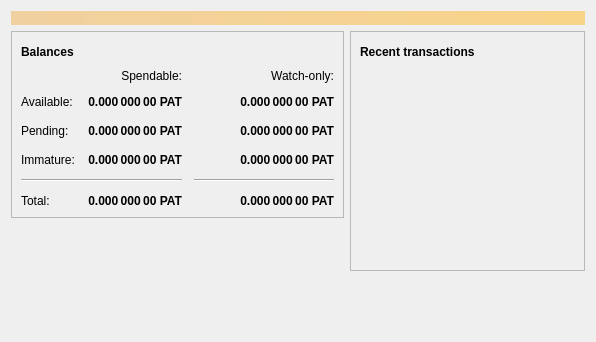
<?xml version="1.0" encoding="UTF-8"?>
<ui version="4.0">
 <class>OverviewPage</class>
 <widget class="QWidget" name="OverviewPage">
  <property name="geometry">
   <rect>
    <x>0</x>
    <y>0</y>
    <width>596</width>
    <height>342</height>
   </rect>
  </property>
  <property name="windowTitle">
   <string>Form</string>
  </property>
  <layout class="QVBoxLayout" name="topLayout">
   <item>
    <widget class="QLabel" name="labelAlerts">
     <property name="visible">
      <bool>false</bool>
     </property>
     <property name="styleSheet">
      <string notr="true">QLabel { background-color: qlineargradient(x1: 0, y1: 0, x2: 1, y2: 0, stop:0 #F0D0A0, stop:1 #F8D488); color:#000000; }</string>
     </property>
     <property name="wordWrap">
      <bool>true</bool>
     </property>
     <property name="margin">
      <number>3</number>
     </property>
     <property name="textInteractionFlags">
      <set>Qt::TextSelectableByMouse</set>
     </property>
    </widget>
   </item>
   <item>
    <layout class="QHBoxLayout" name="horizontalLayout" stretch="1,1">
     <item>
      <layout class="QVBoxLayout" name="verticalLayout_2">
       <item>
        <widget class="QFrame" name="frame">
         <property name="frameShape">
          <enum>QFrame::StyledPanel</enum>
         </property>
         <property name="frameShadow">
          <enum>QFrame::Raised</enum>
         </property>
         <layout class="QVBoxLayout" name="verticalLayout_4">
          <item>
           <layout class="QHBoxLayout" name="horizontalLayout_4">
            <item>
             <widget class="QLabel" name="label_5">
              <property name="font">
               <font>
                <weight>75</weight>
                <bold>true</bold>
               </font>
              </property>
              <property name="text">
               <string>Balances</string>
              </property>
             </widget>
            </item>
            <item>
             <widget class="QPushButton" name="labelWalletStatus">
              <property name="enabled">
               <bool>true</bool>
              </property>
              <property name="maximumSize">
               <size>
                <width>30</width>
                <height>16777215</height>
               </size>
              </property>
              <property name="toolTip">
               <string>The displayed information may be out of date. Your wallet automatically synchronizes with the Patcoin network after a connection is established, but this process has not completed yet.</string>
              </property>
              <property name="text">
               <string/>
              </property>
              <property name="icon">
               <iconset resource="../bitcoin.qrc">
                <normaloff>:/icons/warning</normaloff>
                <disabledoff>:/icons/warning</disabledoff>:/icons/warning</iconset>
              </property>
              <property name="iconSize">
               <size>
                <width>24</width>
                <height>24</height>
               </size>
              </property>
              <property name="flat">
               <bool>true</bool>
              </property>
             </widget>
            </item>
            <item>
             <spacer name="horizontalSpacer_3">
              <property name="orientation">
               <enum>Qt::Horizontal</enum>
              </property>
              <property name="sizeHint" stdset="0">
               <size>
                <width>40</width>
                <height>20</height>
               </size>
              </property>
             </spacer>
            </item>
           </layout>
          </item>
          <item>
           <layout class="QGridLayout" name="gridLayout">
            <property name="spacing">
             <number>12</number>
            </property>
            <item row="2" column="2">
             <widget class="QLabel" name="labelWatchPending">
              <property name="font">
               <font>
                <weight>75</weight>
                <bold>true</bold>
               </font>
              </property>
              <property name="cursor">
               <cursorShape>IBeamCursor</cursorShape>
              </property>
              <property name="toolTip">
               <string>Unconfirmed transactions to watch-only addresses</string>
              </property>
              <property name="text">
               <string notr="true">0.000 000 00 PAT</string>
              </property>
              <property name="alignment">
               <set>Qt::AlignRight|Qt::AlignTrailing|Qt::AlignVCenter</set>
              </property>
              <property name="textInteractionFlags">
               <set>Qt::LinksAccessibleByMouse|Qt::TextSelectableByKeyboard|Qt::TextSelectableByMouse</set>
              </property>
             </widget>
            </item>
            <item row="2" column="1">
             <widget class="QLabel" name="labelUnconfirmed">
              <property name="font">
               <font>
                <weight>75</weight>
                <bold>true</bold>
               </font>
              </property>
              <property name="cursor">
               <cursorShape>IBeamCursor</cursorShape>
              </property>
              <property name="toolTip">
               <string>Total of transactions that have yet to be confirmed, and do not yet count toward the spendable balance</string>
              </property>
              <property name="text">
               <string notr="true">0.000 000 00 PAT</string>
              </property>
              <property name="alignment">
               <set>Qt::AlignRight|Qt::AlignTrailing|Qt::AlignVCenter</set>
              </property>
              <property name="textInteractionFlags">
               <set>Qt::LinksAccessibleByMouse|Qt::TextSelectableByKeyboard|Qt::TextSelectableByMouse</set>
              </property>
             </widget>
            </item>
            <item row="3" column="2">
             <widget class="QLabel" name="labelWatchImmature">
              <property name="font">
               <font>
                <weight>75</weight>
                <bold>true</bold>
               </font>
              </property>
              <property name="cursor">
               <cursorShape>IBeamCursor</cursorShape>
              </property>
              <property name="toolTip">
               <string>Mined balance in watch-only addresses that has not yet matured</string>
              </property>
              <property name="text">
               <string notr="true">0.000 000 00 PAT</string>
              </property>
              <property name="alignment">
               <set>Qt::AlignRight|Qt::AlignTrailing|Qt::AlignVCenter</set>
              </property>
              <property name="textInteractionFlags">
               <set>Qt::LinksAccessibleByMouse|Qt::TextSelectableByKeyboard|Qt::TextSelectableByMouse</set>
              </property>
             </widget>
            </item>
            <item row="4" column="0" colspan="2">
             <widget class="Line" name="line">
              <property name="orientation">
               <enum>Qt::Horizontal</enum>
              </property>
             </widget>
            </item>
            <item row="4" column="2">
             <widget class="Line" name="lineWatchBalance">
              <property name="sizePolicy">
               <sizepolicy hsizetype="Preferred" vsizetype="Fixed">
                <horstretch>0</horstretch>
                <verstretch>0</verstretch>
               </sizepolicy>
              </property>
              <property name="minimumSize">
               <size>
                <width>140</width>
                <height>0</height>
               </size>
              </property>
              <property name="orientation">
               <enum>Qt::Horizontal</enum>
              </property>
             </widget>
            </item>
            <item row="5" column="0">
             <widget class="QLabel" name="labelTotalText">
              <property name="text">
               <string>Total:</string>
              </property>
             </widget>
            </item>
            <item row="3" column="1">
             <widget class="QLabel" name="labelImmature">
              <property name="font">
               <font>
                <weight>75</weight>
                <bold>true</bold>
               </font>
              </property>
              <property name="cursor">
               <cursorShape>IBeamCursor</cursorShape>
              </property>
              <property name="toolTip">
               <string>Mined balance that has not yet matured</string>
              </property>
              <property name="text">
               <string notr="true">0.000 000 00 PAT</string>
              </property>
              <property name="alignment">
               <set>Qt::AlignRight|Qt::AlignTrailing|Qt::AlignVCenter</set>
              </property>
              <property name="textInteractionFlags">
               <set>Qt::LinksAccessibleByMouse|Qt::TextSelectableByKeyboard|Qt::TextSelectableByMouse</set>
              </property>
             </widget>
            </item>
            <item row="2" column="3">
             <spacer name="horizontalSpacer_2">
              <property name="orientation">
               <enum>Qt::Horizontal</enum>
              </property>
              <property name="sizeHint" stdset="0">
               <size>
                <width>40</width>
                <height>20</height>
               </size>
              </property>
             </spacer>
            </item>
            <item row="3" column="0">
             <widget class="QLabel" name="labelImmatureText">
              <property name="text">
               <string>Immature:</string>
              </property>
             </widget>
            </item>
            <item row="5" column="1">
             <widget class="QLabel" name="labelTotal">
              <property name="font">
               <font>
                <weight>75</weight>
                <bold>true</bold>
               </font>
              </property>
              <property name="cursor">
               <cursorShape>IBeamCursor</cursorShape>
              </property>
              <property name="toolTip">
               <string>Your current total balance</string>
              </property>
              <property name="text">
               <string notr="true">0.000 000 00 PAT</string>
              </property>
              <property name="alignment">
               <set>Qt::AlignRight|Qt::AlignTrailing|Qt::AlignVCenter</set>
              </property>
              <property name="textInteractionFlags">
               <set>Qt::LinksAccessibleByMouse|Qt::TextSelectableByKeyboard|Qt::TextSelectableByMouse</set>
              </property>
             </widget>
            </item>
            <item row="5" column="2">
             <widget class="QLabel" name="labelWatchTotal">
              <property name="font">
               <font>
                <weight>75</weight>
                <bold>true</bold>
               </font>
              </property>
              <property name="cursor">
               <cursorShape>IBeamCursor</cursorShape>
              </property>
              <property name="toolTip">
               <string>Current total balance in watch-only addresses</string>
              </property>
              <property name="text">
               <string notr="true">0.000 000 00 PAT</string>
              </property>
              <property name="alignment">
               <set>Qt::AlignRight|Qt::AlignTrailing|Qt::AlignVCenter</set>
              </property>
              <property name="textInteractionFlags">
               <set>Qt::LinksAccessibleByMouse|Qt::TextSelectableByKeyboard|Qt::TextSelectableByMouse</set>
              </property>
             </widget>
            </item>
            <item row="0" column="2">
             <widget class="QLabel" name="labelWatchonly">
              <property name="text">
               <string>Watch-only:</string>
              </property>
              <property name="alignment">
               <set>Qt::AlignRight|Qt::AlignTrailing|Qt::AlignVCenter</set>
              </property>
             </widget>
            </item>
            <item row="1" column="0">
             <widget class="QLabel" name="labelBalanceText">
              <property name="text">
               <string>Available:</string>
              </property>
             </widget>
            </item>
            <item row="1" column="1">
             <widget class="QLabel" name="labelBalance">
              <property name="font">
               <font>
                <weight>75</weight>
                <bold>true</bold>
               </font>
              </property>
              <property name="cursor">
               <cursorShape>IBeamCursor</cursorShape>
              </property>
              <property name="toolTip">
               <string>Your current spendable balance</string>
              </property>
              <property name="text">
               <string notr="true">0.000 000 00 PAT</string>
              </property>
              <property name="alignment">
               <set>Qt::AlignRight|Qt::AlignTrailing|Qt::AlignVCenter</set>
              </property>
              <property name="textInteractionFlags">
               <set>Qt::LinksAccessibleByMouse|Qt::TextSelectableByKeyboard|Qt::TextSelectableByMouse</set>
              </property>
             </widget>
            </item>
            <item row="1" column="2">
             <widget class="QLabel" name="labelWatchAvailable">
              <property name="font">
               <font>
                <weight>75</weight>
                <bold>true</bold>
               </font>
              </property>
              <property name="cursor">
               <cursorShape>IBeamCursor</cursorShape>
              </property>
              <property name="toolTip">
               <string>Your current balance in watch-only addresses</string>
              </property>
              <property name="text">
               <string notr="true">0.000 000 00 PAT</string>
              </property>
              <property name="alignment">
               <set>Qt::AlignRight|Qt::AlignTrailing|Qt::AlignVCenter</set>
              </property>
              <property name="textInteractionFlags">
               <set>Qt::LinksAccessibleByMouse|Qt::TextSelectableByKeyboard|Qt::TextSelectableByMouse</set>
              </property>
             </widget>
            </item>
            <item row="2" column="0">
             <widget class="QLabel" name="labelPendingText">
              <property name="text">
               <string>Pending:</string>
              </property>
             </widget>
            </item>
            <item row="0" column="1">
             <widget class="QLabel" name="labelSpendable">
              <property name="text">
               <string>Spendable:</string>
              </property>
              <property name="alignment">
               <set>Qt::AlignRight|Qt::AlignTrailing|Qt::AlignVCenter</set>
              </property>
             </widget>
            </item>
           </layout>
          </item>
         </layout>
        </widget>
       </item>
       <item>
        <spacer name="verticalSpacer">
         <property name="orientation">
          <enum>Qt::Vertical</enum>
         </property>
         <property name="sizeHint" stdset="0">
          <size>
           <width>20</width>
           <height>40</height>
          </size>
         </property>
        </spacer>
       </item>
      </layout>
     </item>
     <item>
      <layout class="QVBoxLayout" name="verticalLayout_3">
       <item>
        <widget class="QFrame" name="frame_2">
         <property name="frameShape">
          <enum>QFrame::StyledPanel</enum>
         </property>
         <property name="frameShadow">
          <enum>QFrame::Raised</enum>
         </property>
         <layout class="QVBoxLayout" name="verticalLayout">
          <item>
           <layout class="QHBoxLayout" name="horizontalLayout_2">
            <item>
             <widget class="QLabel" name="label_4">
              <property name="font">
               <font>
                <weight>75</weight>
                <bold>true</bold>
               </font>
              </property>
              <property name="text">
               <string>Recent transactions</string>
              </property>
             </widget>
            </item>
            <item>
             <widget class="QPushButton" name="labelTransactionsStatus">
              <property name="enabled">
               <bool>true</bool>
              </property>
              <property name="maximumSize">
               <size>
                <width>30</width>
                <height>16777215</height>
               </size>
              </property>
              <property name="toolTip">
               <string>The displayed information may be out of date. Your wallet automatically synchronizes with the Patcoin network after a connection is established, but this process has not completed yet.</string>
              </property>
              <property name="text">
               <string/>
              </property>
              <property name="icon">
               <iconset resource="../bitcoin.qrc">
                <normaloff>:/icons/warning</normaloff>
                <disabledoff>:/icons/warning</disabledoff>:/icons/warning</iconset>
              </property>
              <property name="iconSize">
               <size>
                <width>24</width>
                <height>24</height>
               </size>
              </property>
              <property name="flat">
               <bool>true</bool>
              </property>
             </widget>
            </item>
            <item>
             <spacer name="horizontalSpacer">
              <property name="orientation">
               <enum>Qt::Horizontal</enum>
              </property>
              <property name="sizeHint" stdset="0">
               <size>
                <width>40</width>
                <height>20</height>
               </size>
              </property>
             </spacer>
            </item>
           </layout>
          </item>
          <item>
           <widget class="QListView" name="listTransactions">
            <property name="styleSheet">
             <string notr="true">QListView { background: transparent; }</string>
            </property>
            <property name="frameShape">
             <enum>QFrame::NoFrame</enum>
            </property>
            <property name="verticalScrollBarPolicy">
             <enum>Qt::ScrollBarAlwaysOff</enum>
            </property>
            <property name="horizontalScrollBarPolicy">
             <enum>Qt::ScrollBarAlwaysOff</enum>
            </property>
            <property name="selectionMode">
             <enum>QAbstractItemView::NoSelection</enum>
            </property>
           </widget>
          </item>
         </layout>
        </widget>
       </item>
       <item>
        <spacer name="verticalSpacer_2">
         <property name="orientation">
          <enum>Qt::Vertical</enum>
         </property>
         <property name="sizeHint" stdset="0">
          <size>
           <width>20</width>
           <height>40</height>
          </size>
         </property>
        </spacer>
       </item>
      </layout>
     </item>
    </layout>
   </item>
  </layout>
 </widget>
 <resources/>
 <connections/>
</ui>
